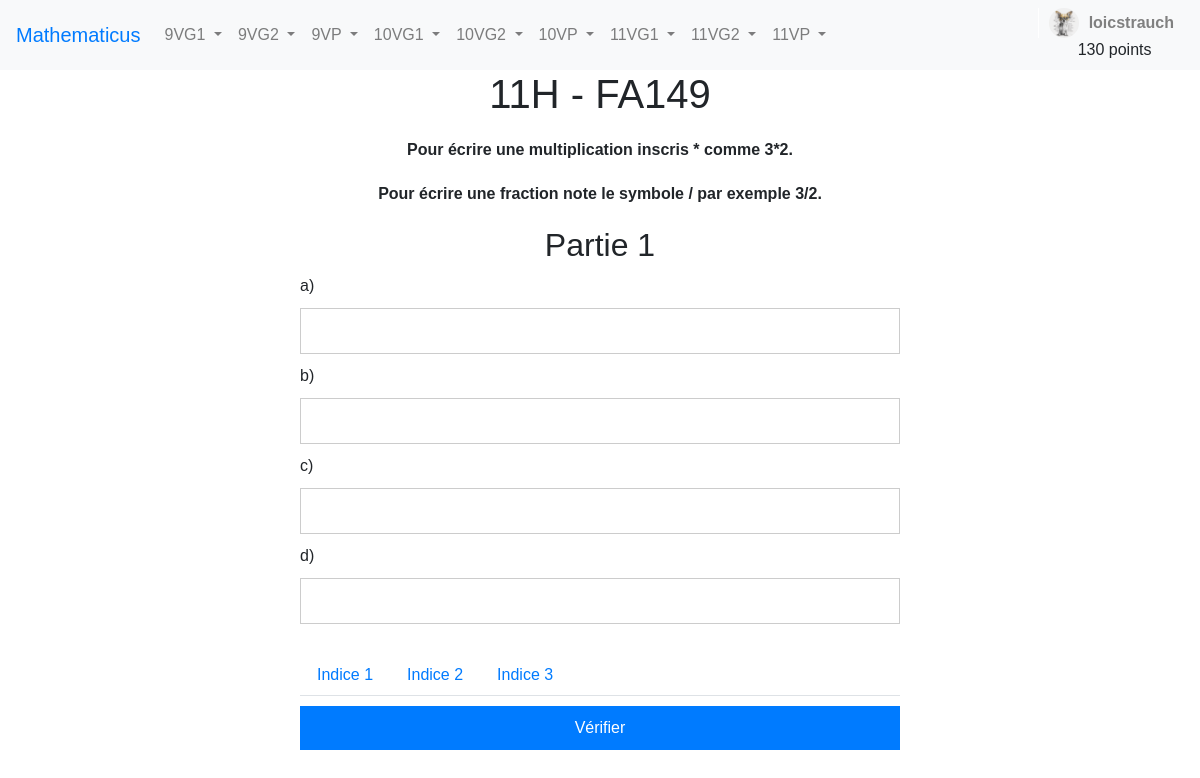
Page /exercice/11VG/FA149 (signed in) on the committed database.
### app.py (models this page shows, shortened)
class User(UserMixin, db.Model):
    __tablename__ = 'users'
    id = db.Column(db.Integer, primary_key=True)
    username = db.Column(db.String(50), unique=True, nullable=False)
    email = db.Column(db.String(128), unique=True, nullable=False)
    password_hash = db.Column(db.String(128), nullable=False)
    token = db.Column(db.Integer, default=False, nullable=False)
    is_confirmed = db.Column(db.Boolean, default=False)
    personnalisation = db.Column(db.Boolean, default=False)
    avatar = db.Column(db.String(50), nullable = True)
    points = db.Column(db.Integer, default=0)
    enseignant = db.Column(db.Boolean, default=False)
    nom_enseignant = db.Column(db.String(50), default="")
    validation_enseignant = db.Column(db.Boolean, default=False)
    exercises = db.relationship('Exercise', backref='user', lazy='dynamic')

### app.py (the view)
@login_required
@app.route('/exercice/<classe>/<titre_exercice>', methods=['GET'])
def exercice(classe, titre_exercice):
    titre = titre_exercice.replace(" ", "_").replace(".","_").replace("-", "_")
    chaine_exercice = titre+"_"+classe[:-2]+"H"
    donnee_exercice = getattr(donnee_exercices_livre, chaine_exercice)
    return render_template(f"exercice_livre.html", exercice=donnee_exercice, user=current_user)

### app.py (called while the page is built)
    @login_manager.user_loader
    def load_user(user_id):
        return db.session.get(User,(int(user_id)))

### templates/exercice_livre.html (shortened to what this page needs)
{% extends "model2.html" %}
{% block exercise %}
    <h1 class="titre_exercice_livre">{{ exercice.annee }} - {{ exercice.titre }}</h1>
    {% for message in exercice.message_aide %}
    <p class="message_aide">{{message}}</p>
    {% endfor %}
{% if exercice.type is not defined %}
  <form class="exercise-form" data-donnee="{{ exercice }}">
        {% for i in range(exercice.donnee|length) %}
            <h2>Partie {{ i+1 }}</h2>
            {% for j in range(exercice.donnee[i]|length) %}
                <label for="response_part{{i+1}}-input{{j+1}}">{{ exercice.donnee[i][j] }}</label>
                <input type="text" id="response_part{{i+1}}-input{{j+1}}" class="exercise-input">
            {% endfor %}
        {% endfor %}
        <div class="indices">
        <ul class="nav nav-tabs" id="indiceTab" role="tablist">
        {% for i in range(exercice.indices|length) %}
            <li class="nav-item">
                <a class="nav-link" id="indice{{i+1}}-tab" data-toggle="tab" href="#indice{{i+1}}" role="tab" aria-controls="indice{{i+1}}" aria-selected="false">Indice {{ i+1 }}</a>
            </li>
        {% endfor %}
        </ul>
        </div>
        <input type="submit" value="Vérifier" class="submit-button" id="submit">
    </form>
{% endif %}
{% endblock %}

### templates/navbar.html (shortened to what this page needs)
<nav class="navbar navbar-expand-lg navbar-light bg-light">
    <a class="navbar-brand" href="/dashboard">Mathematicus</a>
    <div class="collapse navbar-collapse" id="navbarNav">
      <ul class="navbar-nav">
        <li class="nav-item dropdown">
          <a class="nav-link dropdown-toggle" href="#" id="9VG1Dropdown" role="button" data-toggle="dropdown" aria-haspopup="true" aria-expanded="false">
            9VG1
          </a>
        </li>
        <li class="nav-item dropdown">
          <a class="nav-link dropdown-toggle" href="#" id="9VG2Dropdown" role="button" data-toggle="dropdown" aria-haspopup="true" aria-expanded="false">
            9VG2
          </a>
        </li>
        <li class="nav-item dropdown">
          <a class="nav-link dropdown-toggle" href="#" id="9VPDropdown" role="button" data-toggle="dropdown" aria-haspopup="true" aria-expanded="false">
            9VP
          </a>
        </li>
        <li class="nav-item dropdown">
          <a class="nav-link dropdown-toggle" href="#" id="10VG1Dropdown" role="button" data-toggle="dropdown" aria-haspopup="true" aria-expanded="false">
            10VG1
          </a>
        </li>
        <li class="nav-item dropdown">
          <a class="nav-link dropdown-toggle" href="#" id="10VG2Dropdown" role="button" data-toggle="dropdown" aria-haspopup="true" aria-expanded="false">
            10VG2
          </a>
        </li>
        <li class="nav-item dropdown">
          <a class="nav-link dropdown-toggle" href="#" id="10VPDropdown" role="button" data-toggle="dropdown" aria-haspopup="true" aria-expanded="false">
            10VP
          </a>
        </li>
        <li class="nav-item dropdown">
          <a class="nav-link dropdown-toggle" href="#" id="11VG1Dropdown" role="button" data-toggle="dropdown" aria-haspopup="true" aria-expanded="false">
            11VG1
          </a>
        </li>
        <li class="nav-item dropdown">
          <a class="nav-link dropdown-toggle" href="#" id="11VG2Dropdown" role="button" data-toggle="dropdown" aria-haspopup="true" aria-expanded="false">
            11VG2
          </a>
        </li>
        <li class="nav-item dropdown">
          <a class="nav-link dropdown-toggle" href="#" id="11VPDropdown" role="button" data-toggle="dropdown" aria-haspopup="true" aria-expanded="false">
            11VP
          </a>
        </li>
      </ul>
      <div class="user-menu">
        <a href="#" class="user-link">
       <img src="{{ url_for('static', filename='images/' + user.avatar) }}" alt="User Image" class="user-image">
       {{ user.username }}
        </a>
        <span class="points-nav" id="points_utilisateurs_nav">{{user.points}} points</span>
    </div>
    </div>
  </nav>

### static/navbar-style.css (style rules this page uses)
.navbar { background-color: #87CEFA; position: fixed; top:0; width: 100%; z-index: 3; }
.navbar-brand { color: #007bff !important; }
.user-menu { position: relative; display: inline-block; margin-left: auto; }
.user-menu a { color: grey; }
.user-link { display: flex; align-items: center; color: #fff; font-weight: bold; text-decoration: none; padding: 0 10px; border-left: 1px solid #fff; }
.user-image { width: 30px; height: 30px; border-radius: 50%; margin-right: 10px; }
.points-nav { padding-left:20px; margin-left:20px; }

### static/exercice_livre_style.css (style rules this page uses)
body { font-family: Arial, sans-serif; }
.titre_exercice_livre { text-align: center; margin-top: 70px; }
.exercise-form { max-width: 600px; margin: 0 auto; }
.exercise-form h2 { text-align: center; margin-top: 20px; }
.exercise-form label, .exercise-form input { display: block; width: 100%; margin: 10px 0; }
.exercise-input { padding: 10px; border: 1px solid #ccc; }
.indices { margin-top: 30px; }
.submit-button { display: block; padding: 10px 20px; background: #007bff; color: #fff; border: none; cursor: pointer; margin-top: 20px; }
.message_aide { margin-top:20px; text-align: center; font-weight: bold; }

### rows in the picture
User: avatar (picture), username "loicstrauch", points "130"

### other values in the picture
{{ exercice.annee }} "11H"
{{ exercice.titre }} "FA149"
{{ message }} "Pour écrire une multiplication inscris * comme 3*2." "Pour écrire une fraction note le symbole / par exemple 3/2."
{{ i+1 }} "1"
{{ exercice.donnee[i][j] }} "a)" "b)" "c)" "d)"
{{ i+1 }} "1" "2" "3"
